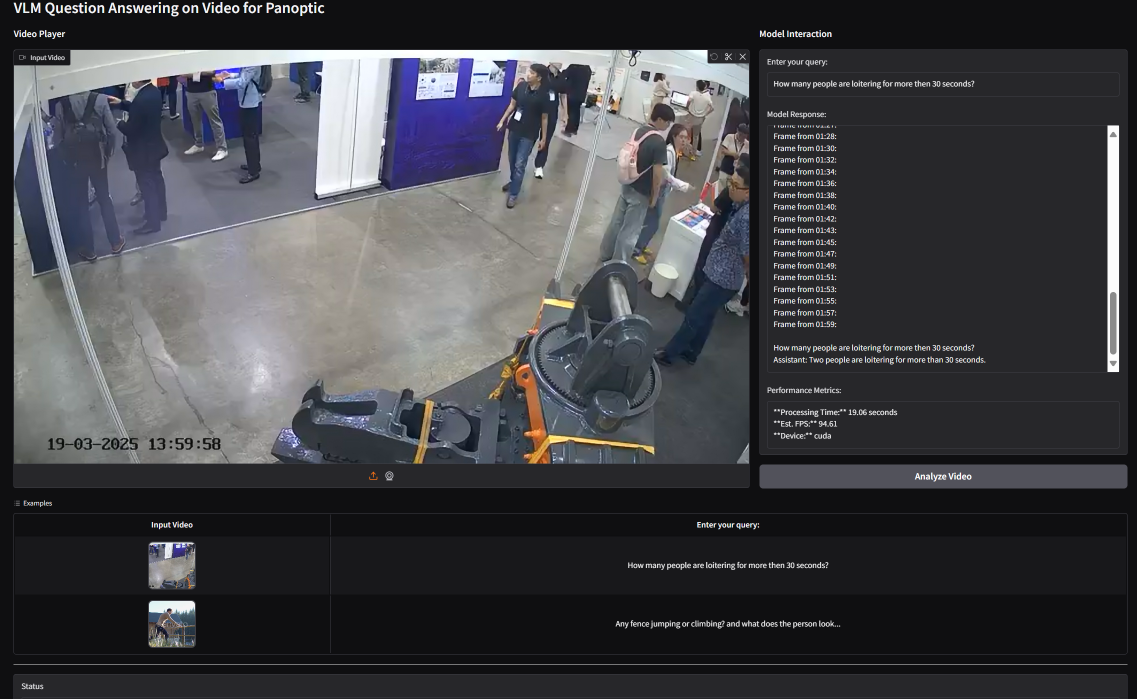
#> input picture assets/cloud_gradio.png, 2274 x 1398 px, given in place of the camera (shown at 1/2 size)
$ python webcam.py
#> lines starting #> are read from the running program, lines starting #| are printed output that depends on the picture
import argparse
import os
import time
import threading
from collections import deque
import base64

import cv2
import numpy as np
import requests


# [20 lines left out: function post_frame, not called in this run]


def downscale_gray(frame_bgr, w=320):
    h, w0 = frame_bgr.shape[:2]
    if w0 != w:
        nh = int(h * (w / float(w0)))
        frame_bgr = cv2.resize(frame_bgr, (w, nh), interpolation=cv2.INTER_AREA)
    g = cv2.cvtColor(frame_bgr, cv2.COLOR_BGR2GRAY)
    return g


# [24 lines left out: functions motion_score, contours_near_line, not called in this run]


def main():
    ap = argparse.ArgumentParser(description="Webcam/RTSP/File → Cloud People Counter (smart sampling)")
    ap.add_argument("--source", default=os.getenv("SOURCE", "0"),
                    help="0/1... for webcam, path to file, or RTSP URL")
    ap.add_argument("--cloud", default=os.getenv("CLOUD_URL", "http://localhost:8000"),
                    help="Cloud API base URL (expects POST /ingest)")
    ap.add_argument("--stream-id", default=os.getenv("STREAM_ID", "cam1"),
                    help="Stream identifier")
    ap.add_argument("--conf", type=float, default=float(os.getenv("CONF_THRES", "0.5")),
                    help="Detection confidence threshold sent to server")
    ap.add_argument("--resize", type=int, default=int(os.getenv("RESIZE_WIDTH", "640")),
                    help="Resize width before sending (keep aspect). 0 = no resize")
    ap.add_argument("--jpegq", type=int, default=int(os.getenv("JPEG_QUALITY", "80")),
                    help="JPEG quality for upload (1-100)")
    ap.add_argument("--ds-proc-w", type=int, default=int(os.getenv("PROC_WIDTH", "320")),
                    help="Downscaled width for motion analysis (CPU-light)")
    ap.add_argument("--motion-thresh", type=float, default=float(os.getenv("MOTION_THRESH", "3.5")),
                    help="Mean diff threshold (0-255) to consider there is motion")
    ap.add_argument("--line-frac", type=float, default=float(os.getenv("LINE_X_FRAC", "0.5")),
                    help="Vertical counting line as fraction of width [0..1] for motion band check")
    ap.add_argument("--band-margin", type=int, default=int(os.getenv("BAND_MARGIN_PX", "24")),
                    help="Half-width (in px on downscaled image) for motion band around the line")
    ap.add_argument("--min-area", type=int, default=int(os.getenv("MIN_AREA", "60")),
                    help="Minimum contour area (downscaled) to consider as motion")
    ap.add_argument("--min-interval", type=float, default=float(os.getenv("MIN_INTERVAL", "0.15")),
                    help="Minimum seconds between two uploads (cool-down)")
    ap.add_argument("--max-interval", type=float, default=float(os.getenv("MAX_INTERVAL", "2.0")),
                    help="Maximum seconds allowed without sending (heartbeat)")
    args = ap.parse_args()

    src = args.source
    try:
        idx = int(src)
        cap = cv2.VideoCapture(idx)
    except ValueError:
        cap = cv2.VideoCapture(src)

    if not cap.isOpened():
        raise RuntimeError(f"Could not open source: {src}")

    print(f"[INFO] Source: {src}")
    print(f"[INFO] Cloud:  {args.cloud}  stream_id={args.stream_id}")
    print("[INFO] Press 'q' to quit.")

    last_counts = {"left_to_right": 0, "right_to_left": 0}
    prev_gray = None
    last_send_t = 0.0
    recent_motion = deque(maxlen=5)

    while True:
        ok, frame = cap.read()
#> frame is the input picture: shape (1398, 2274, 3); mean B, G, R 70.9, 66.7, 66.3
        if not ok:
            time.sleep(0.02)
            continue

        h_full, w_full = frame.shape[:2]
#> h_full = 1398; w_full = 2274

        cur_gray = downscale_gray(frame, w=args.ds_proc_w)
#> in downscale_gray, `frame_bgr = cv2.resize(frame_bgr, (w, nh), interpolation=cv2.INTER_AREA)`:
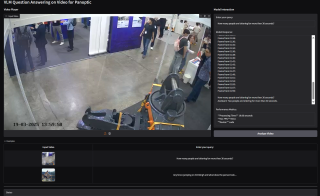
#> frame_bgr: shape (196, 320, 3); mean of channels 0, 1, 2 70.9, 66.7, 66.3; drawn as B, G, R
#> in downscale_gray, `g = cv2.cvtColor(frame_bgr, cv2.COLOR_BGR2GRAY)`:
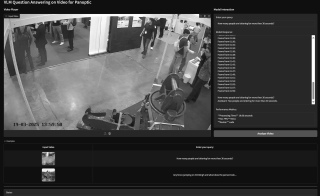
#> g: shape (196, 320); min 15, max 254, mean 66.9
        h_ds, w_ds = cur_gray.shape[:2]
#> h_ds = 196; w_ds = 320
        line_x_ds = int(w_ds * args.line_frac)
#> line_x_ds = 160

        should_send = False
        now = time.time()

        if prev_gray is not None:
            mscore, diff_img = motion_score(prev_gray, cur_gray)
            near_line = False
            if mscore >= args.motion_thresh:
                near_line = contours_near_line(diff_img, line_x_ds,
                                               margin_px=args.band_margin,
                                               min_area=args.min_area)
            recent_motion.append(1 if (mscore >= args.motion_thresh and near_line) else 0)

            motion_recent = any(recent_motion)
            if motion_recent and (now - last_send_t) >= args.min_interval:
                should_send = True
            elif (now - last_send_t) >= args.max_interval:
                should_send = True
        else:
            pass

        if args.resize > 0:
            if w_full != args.resize:
                new_h = int(h_full * (args.resize / float(w_full)))
#> new_h = 393
                frame_to_send = cv2.resize(frame, (args.resize, new_h), interpolation=cv2.INTER_LINEAR)
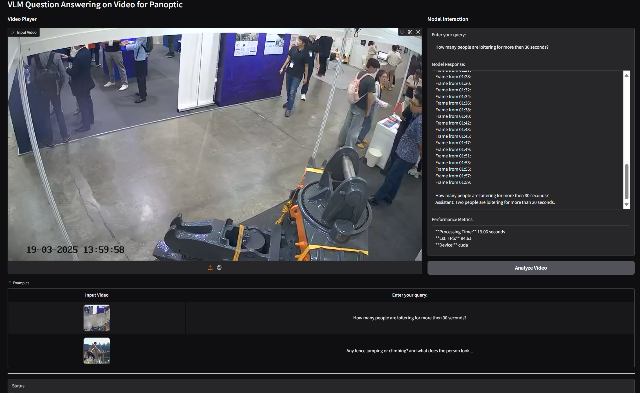
#> frame_to_send: shape (393, 640, 3); mean B, G, R 71.2, 67, 66.5
            else:
                frame_to_send = frame
        else:
            frame_to_send = frame

        display_frame = frame.copy()
        if should_send:
            resp = post_frame(args.cloud, args.stream_id, frame_to_send,
                              conf=args.conf, jpeg_quality=args.jpegq, draw_annotations=True)
            if resp and resp.get("ok"):
                counts = resp.get("counts", last_counts)
                last_counts = counts
                last_send_t = now
                if "annotated_image_b64" in resp and resp["annotated_image_b64"] is not None:
                    try:
                        img_bytes = base64.b64decode(resp["annotated_image_b64"])
                        np_arr = np.frombuffer(img_bytes, dtype=np.uint8)
                        display_frame = cv2.imdecode(np_arr, cv2.IMREAD_COLOR)
                    except Exception as e:
                        print(f"[ERROR] Failed to decode image from server: {e}")

        # cv2.putText(display_frame, f"L->R: {last_counts.get('left_to_right',0)}",
        #             (10, 25), cv2.FONT_HERSHEY_SIMPLEX, 0.7, (0,255,0), 2)
        # cv2.putText(display_frame, f"R->L: {last_counts.get('right_to_left',0)}",
        #             (10, 55), cv2.FONT_HERSHEY_SIMPLEX, 0.7, (0,0,255), 2)

        cv2.imshow("Smart Sampling Client (press 'q' to quit)", display_frame)
        prev_gray = cur_gray

        if cv2.waitKey(1) & 0xFF == ord('q'):
#> (key q is pressed here)
            break

    cap.release()
    cv2.destroyAllWindows()


if __name__ == "__main__":
    main()
